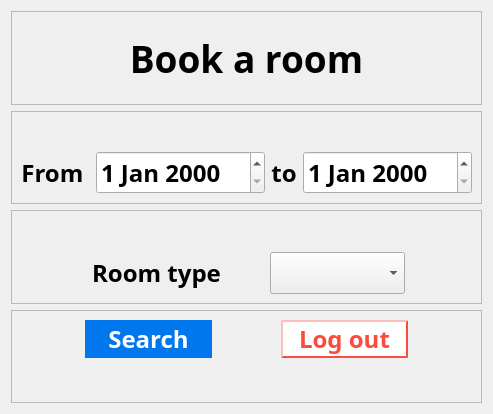
           <widget class="QWidget" name="book_info_page6">
            <layout class="QVBoxLayout" name="verticalLayout_11">
             <item>
              <layout class="QVBoxLayout" name="verticalLayout_10" stretch="1,1,1,1">
               <item>
                <widget class="QFrame" name="frame_17">
                 <property name="frameShape">
                  <enum>QFrame::StyledPanel</enum>
                 </property>
                 <property name="frameShadow">
                  <enum>QFrame::Raised</enum>
                 </property>
                 <layout class="QGridLayout" name="gridLayout_34">
                  <item row="0" column="0">
                   <layout class="QGridLayout" name="gridLayout_33">
                    <item row="0" column="0">
                     <widget class="QLabel" name="label_22">
                      <property name="font">
                       <font>
                        <family>Bahnschrift SemiBold</family>
                        <pointsize>28</pointsize>
                        <weight>75</weight>
                        <bold>true</bold>
                       </font>
                      </property>
                      <property name="text">
                       <string>Book a room</string>
                      </property>
                      <property name="alignment">
                       <set>Qt::AlignCenter</set>
                      </property>
                     </widget>
                    </item>
                   </layout>
                  </item>
                 </layout>
                </widget>
               </item>
               <item>
                <widget class="QFrame" name="frame_16">
                 <property name="frameShape">
                  <enum>QFrame::StyledPanel</enum>
                 </property>
                 <property name="frameShadow">
                  <enum>QFrame::Raised</enum>
                 </property>
                 <layout class="QGridLayout" name="gridLayout_36">
                  <item row="0" column="0">
                   <layout class="QGridLayout" name="gridLayout_35">
                    <item row="1" column="1">
                     <widget class="QDateEdit" name="ck_in">
                      <property name="sizePolicy">
                       <sizepolicy hsizetype="Minimum" vsizetype="Expanding">
                        <horstretch>0</horstretch>
                        <verstretch>0</verstretch>
                       </sizepolicy>
                      </property>
                      <property name="font">
                       <font>
                        <family>Bahnschrift SemiBold</family>
                        <pointsize>18</pointsize>
                        <weight>75</weight>
                        <bold>true</bold>
                       </font>
                      </property>
                     </widget>
                    </item>
                    <item row="1" column="3">
                     <widget class="QDateEdit" name="ck_2">
                      <property name="sizePolicy">
                       <sizepolicy hsizetype="Minimum" vsizetype="Expanding">
                        <horstretch>0</horstretch>
                        <verstretch>0</verstretch>
                       </sizepolicy>
                      </property>
                      <property name="font">
                       <font>
                        <family>Bahnschrift SemiBold</family>
                        <pointsize>18</pointsize>
                        <weight>75</weight>
                        <bold>true</bold>
                       </font>
                      </property>
                     </widget>
                    </item>
                    <item row="1" column="0">
                     <widget class="QLabel" name="label_23">
                      <property name="font">
                       <font>
                        <family>Bahnschrift SemiBold</family>
                        <pointsize>18</pointsize>
                        <weight>75</weight>
                        <bold>true</bold>
                       </font>
                      </property>
                      <property name="text">
                       <string>From </string>
                      </property>
                      <property name="alignment">
                       <set>Qt::AlignCenter</set>
                      </property>
                     </widget>
                    </item>
                    <item row="1" column="2">
                     <widget class="QLabel" name="label_24">
                      <property name="font">
                       <font>
                        <family>Bahnschrift SemiBold</family>
                        <pointsize>18</pointsize>
                        <weight>75</weight>
                        <bold>true</bold>
                       </font>
                      </property>
                      <property name="text">
                       <string>to</string>
                      </property>
                      <property name="alignment">
                       <set>Qt::AlignCenter</set>
                      </property>
                     </widget>
                    </item>
                    <item row="0" column="1">
                     <spacer name="verticalSpacer_14">
                      <property name="orientation">
                       <enum>Qt::Vertical</enum>
                      </property>
                      <property name="sizeHint" stdset="0">
                       <size>
                        <width>20</width>
                        <height>40</height>
                       </size>
                      </property>
                     </spacer>
                    </item>
                   </layout>
                  </item>
                 </layout>
                </widget>
               </item>
               <item>
                <widget class="QFrame" name="frame_18">
                 <property name="frameShape">
                  <enum>QFrame::StyledPanel</enum>
                 </property>
                 <property name="frameShadow">
                  <enum>QFrame::Raised</enum>
                 </property>
                 <layout class="QGridLayout" name="gridLayout_40">
                  <item row="0" column="0">
                   <layout class="QGridLayout" name="gridLayout_39" columnstretch="2,4,0,4,2">
                    <item row="1" column="0">
                     <spacer name="horizontalSpacer_21">
                      <property name="orientation">
                       <enum>Qt::Horizontal</enum>
                      </property>
                      <property name="sizeHint" stdset="0">
                       <size>
                        <width>40</width>
                        <height>20</height>
                       </size>
                      </property>
                     </spacer>
                    </item>
                    <item row="1" column="1">
                     <widget class="QLabel" name="label_25">
                      <property name="font">
                       <font>
                        <family>Bahnschrift SemiBold</family>
                        <pointsize>18</pointsize>
                        <weight>75</weight>
                        <bold>true</bold>
                       </font>
                      </property>
                      <property name="text">
                       <string>Room type</string>
                      </property>
                      <property name="alignment">
                       <set>Qt::AlignCenter</set>
                      </property>
                     </widget>
                    </item>
                    <item row="1" column="2">
                     <spacer name="horizontalSpacer_20">
                      <property name="orientation">
                       <enum>Qt::Horizontal</enum>
                      </property>
                      <property name="sizeHint" stdset="0">
                       <size>
                        <width>40</width>
                        <height>20</height>
                       </size>
                      </property>
                     </spacer>
                    </item>
                    <item row="1" column="4">
                     <spacer name="horizontalSpacer_22">
                      <property name="orientation">
                       <enum>Qt::Horizontal</enum>
                      </property>
                      <property name="sizeHint" stdset="0">
                       <size>
                        <width>40</width>
                        <height>20</height>
                       </size>
                      </property>
                     </spacer>
                    </item>
                    <item row="1" column="3">
                     <widget class="QComboBox" name="Room_type">
                      <property name="sizePolicy">
                       <sizepolicy hsizetype="Preferred" vsizetype="Expanding">
                        <horstretch>0</horstretch>
                        <verstretch>0</verstretch>
                       </sizepolicy>
                      </property>
                      <property name="font">
                       <font>
                        <family>Bahnschrift SemiBold</family>
                        <pointsize>18</pointsize>
                        <weight>75</weight>
                        <bold>true</bold>
                       </font>
                      </property>
                      <item>
                       <property name="text">
                        <string/>
                       </property>
                      </item>
                      <item>
                       <property name="text">
                        <string>A</string>
                       </property>
                      </item>
                      <item>
                       <property name="text">
                        <string>B</string>
                       </property>
                      </item>
                      <item>
                       <property name="text">
                        <string>C</string>
                       </property>
                      </item>
                     </widget>
                    </item>
                    <item row="0" column="1">
                     <spacer name="verticalSpacer_13">
                      <property name="orientation">
                       <enum>Qt::Vertical</enum>
                      </property>
                      <property name="sizeHint" stdset="0">
                       <size>
                        <width>20</width>
                        <height>40</height>
                       </size>
                      </property>
                     </spacer>
                    </item>
                   </layout>
                  </item>
                 </layout>
                </widget>
               </item>
               <item>
                <widget class="QFrame" name="frame_15">
                 <property name="frameShape">
                  <enum>QFrame::StyledPanel</enum>
                 </property>
                 <property name="frameShadow">
                  <enum>QFrame::Raised</enum>
                 </property>
                 <layout class="QGridLayout" name="gridLayout_38">
                  <item row="0" column="0">
                   <layout class="QGridLayout" name="gridLayout_37" columnstretch="2,4,2,4,2">
                    <item row="0" column="0">
                     <spacer name="horizontalSpacer_23">
                      <property name="orientation">
                       <enum>Qt::Horizontal</enum>
                      </property>
                      <property name="sizeHint" stdset="0">
                       <size>
                        <width>40</width>
                        <height>20</height>
                       </size>
                      </property>
                     </spacer>
                    </item>
                    <item row="0" column="1">
                     <widget class="QPushButton" name="to_room_select_page">
                      <property name="sizePolicy">
                       <sizepolicy hsizetype="Minimum" vsizetype="Expanding">
                        <horstretch>0</horstretch>
                        <verstretch>0</verstretch>
                       </sizepolicy>
                      </property>
                      <property name="font">
                       <font>
                        <family>Bahnschrift SemiBold</family>
                        <pointsize>18</pointsize>
                        <weight>75</weight>
                        <bold>true</bold>
                       </font>
                      </property>
                      <property name="styleSheet">
                       <string notr="true">QPushButton{background-color: rgb(0, 119, 237); border-radius:20px; color:rgb(255,255,255);}</string>
                      </property>
                      <property name="text">
                       <string>Search</string>
                      </property>
                     </widget>
                    </item>
                    <item row="0" column="4">
                     <spacer name="horizontalSpacer_24">
                      <property name="orientation">
                       <enum>Qt::Horizontal</enum>
                      </property>
                      <property name="sizeHint" stdset="0">
                       <size>
                        <width>40</width>
                        <height>20</height>
                       </size>
                      </property>
                     </spacer>
                    </item>
                    <item row="0" column="3">
                     <widget class="QPushButton" name="to_sign_in_page_5">
                      <property name="sizePolicy">
                       <sizepolicy hsizetype="Minimum" vsizetype="Expanding">
                        <horstretch>0</horstretch>
                        <verstretch>0</verstretch>
                       </sizepolicy>
                      </property>
                      <property name="font">
                       <font>
                        <family>Bahnschrift SemiBold</family>
                        <pointsize>18</pointsize>
                        <weight>75</weight>
                        <bold>true</bold>
                       </font>
                      </property>
                      <property name="styleSheet">
                       <string notr="true">QPushButton{background-color: rgb(255,255,255); border-radius:20px; color:rgb(251, 74, 62);border-width:2px;border-color:rgb(251, 74, 62);border-style:outset;}</string>
                      </property>
                      <property name="text">
                       <string>Log out</string>
                      </property>
                     </widget>
                    </item>
                    <item row="1" column="1">
                     <spacer name="verticalSpacer_15">
                      <property name="orientation">
                       <enum>Qt::Vertical</enum>
                      </property>
                      <property name="sizeHint" stdset="0">
                       <size>
                        <width>20</width>
                        <height>40</height>
                       </size>
                      </property>
                     </spacer>
                    </item>
                    <item row="0" column="2">
                     <spacer name="horizontalSpacer_93">
                      <property name="orientation">
                       <enum>Qt::Horizontal</enum>
                      </property>
                      <property name="sizeHint" stdset="0">
                       <size>
                        <width>40</width>
                        <height>20</height>
                       </size>
                      </property>
                     </spacer>
                    </item>
                   </layout>
                  </item>
                 </layout>
                </widget>
               </item>
              </layout>
             </item>
            </layout>
           </widget>
